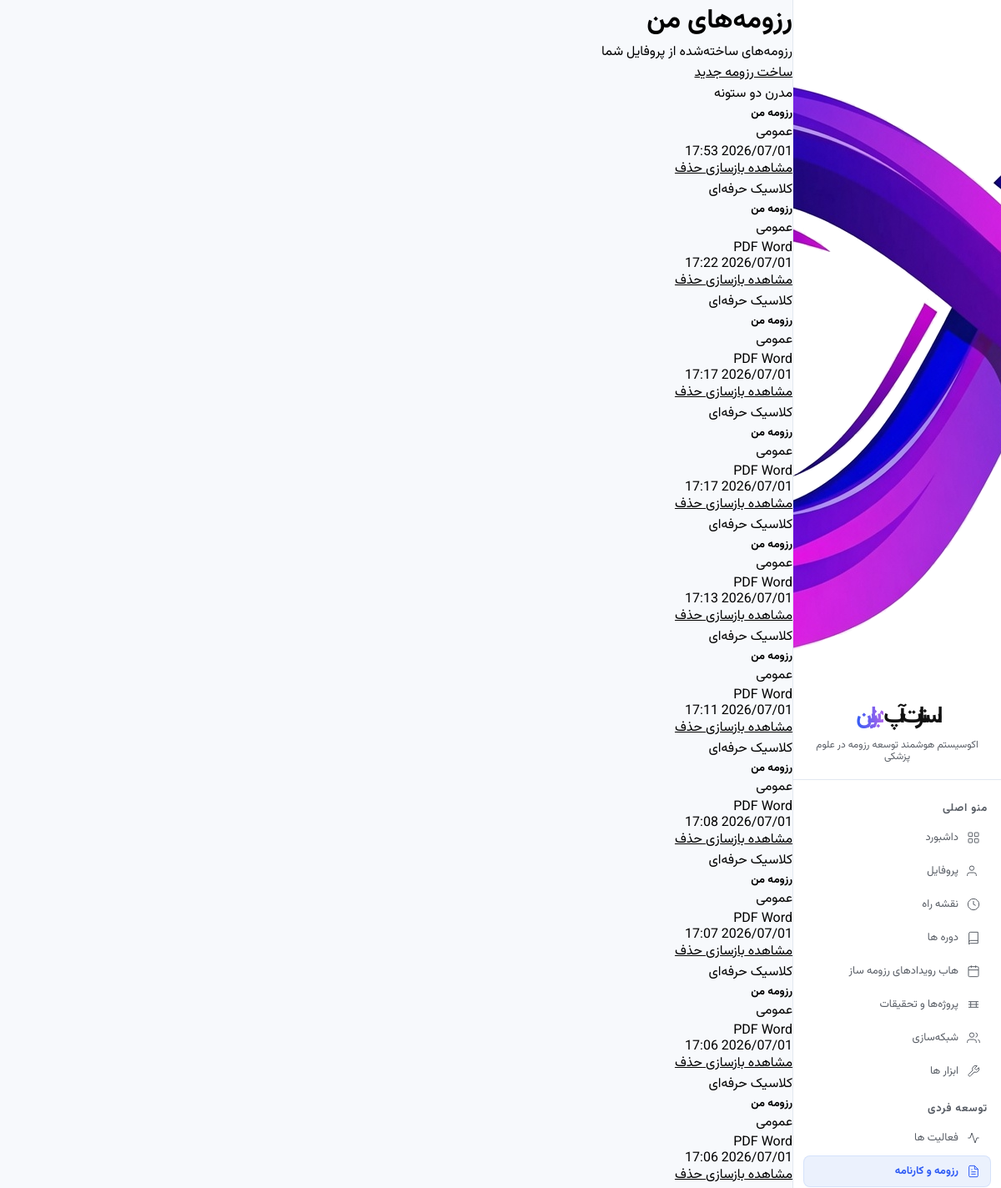
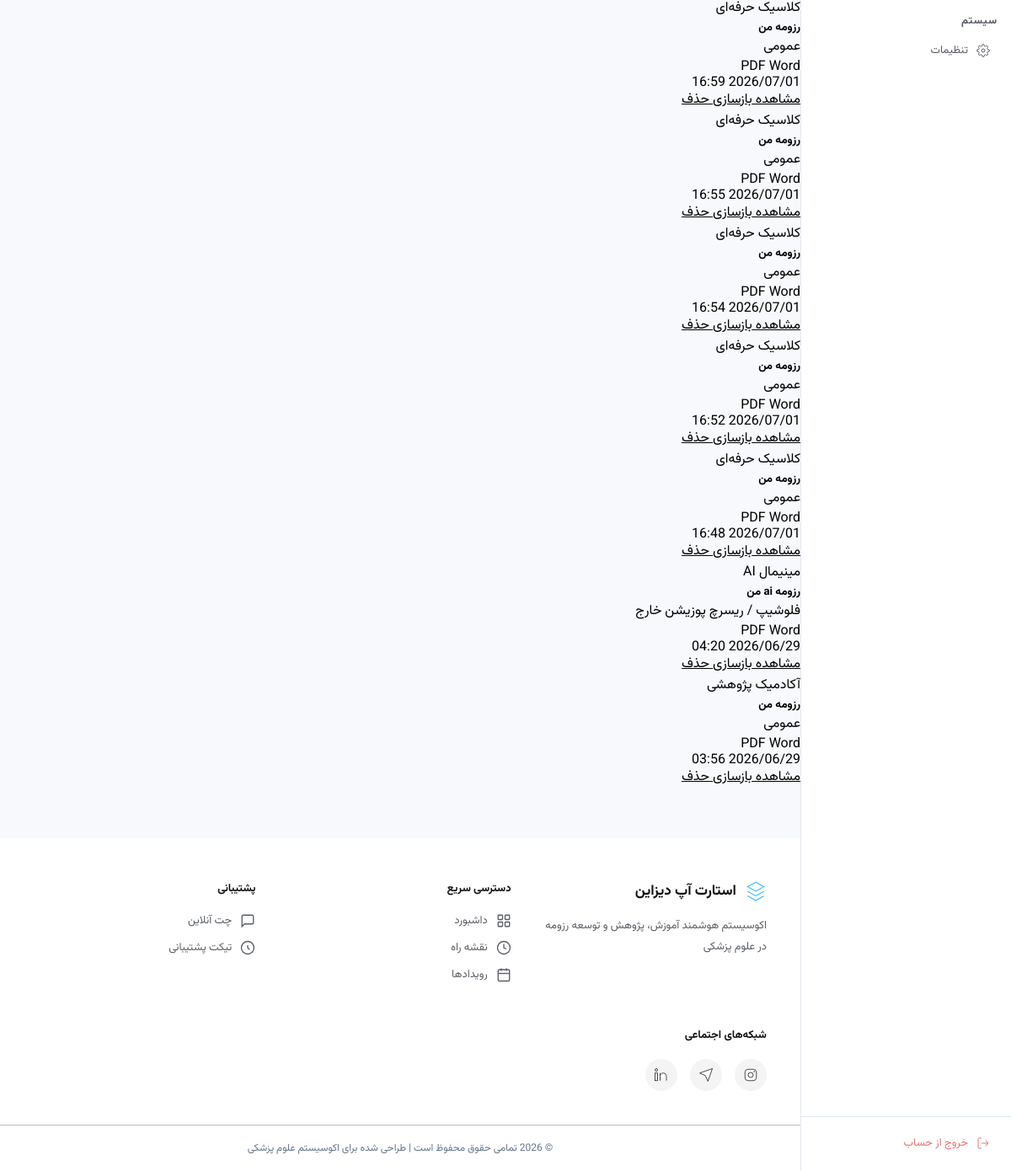
The app's page /resume/ (signed in) with its own data (2 pictures, top to bottom).
### resume/models.py (models this page shows, shortened)
class Resume(models.Model):
    user = models.ForeignKey(User, on_delete=models.CASCADE, related_name='resumes')
    title = models.CharField('عنوان رزومه', max_length=200, default='رزومه من')
    purpose = models.CharField('هدف رزومه', max_length=50, choices=PURPOSE_CHOICES, default='general')
    template = models.CharField('قالب رزومه', max_length=30, choices=TEMPLATE_CHOICES, default='classic')
    use_ai = models.BooleanField('استفاده از AI', default=False)
    ai_enhanced = models.BooleanField('بهبود یافته با AI', default=False)
    include_education = models.BooleanField('تحصیلات', default=True)
    include_articles = models.BooleanField('مقالات', default=True)
    include_presentations = models.BooleanField('ارائه‌ها', default=True)
    include_executive = models.BooleanField('سوابق اجرایی', default=True)
    include_training = models.BooleanField('دوره‌های آموزشی', default=True)
    include_clinical = models.BooleanField('سوابق بالینی', default=True)
    include_languages = models.BooleanField('زبان‌ها', default=True)
    include_skills = models.BooleanField('مهارت‌ها', default=True)
    include_extracurricular = models.BooleanField('فعالیت‌های فوق برنامه', default=True)
    ai_summary = models.TextField('خلاصه حرفه‌ای (AI)', blank=True)
    pdf_file = models.FileField('فایل PDF', upload_to='resumes/pdf/', blank=True, null=True)
    docx_file = models.FileField('فایل Word', upload_to='resumes/docx/', blank=True, null=True)
    created_at = models.DateTimeField(auto_now_add=True)
    updated_at = models.DateTimeField(auto_now=True)
    class Meta:
        verbose_name = 'رزومه'
        verbose_name_plural = 'رزومه‌ها'
        ordering = ['-created_at']

### resume/views.py (the view)
# urls.py: path('', views.resume_list, name='resume_list'),
@login_required
def resume_list(request):
    try:
        resumes = Resume.objects.filter(user=request.user)
        list(resumes[:1])  # trigger DB check safely
    except (OperationalError, ProgrammingError):
        resumes = []
    return render(request, 'resume/resume_list.html', {'resumes': resumes})

### templates/resume/resume_list.html (shortened to what this page needs)
{% extends "base.html" %}
{% load static %}
{% block content %}
<div class="rs-page" dir="rtl">
  <div class="container py-5">
    <div class="rs-page-header">
      <div class="pr-header-content">
        <h1 class="rs-page-title">رزومه‌های من</h1>
        <p class="rs-page-subtitle">رزومه‌های ساخته‌شده از پروفایل شما</p>
        <div class="pr-header-actions">
          <a href="{% url 'resume:resume_create' %}" class="rs-btn rs-btn-primary rs-btn-lg">
            ساخت رزومه جدید
          </a>
        </div>
      </div>
    </div>
    {% if resumes %}
    <div class="rs-grid">
      {% for resume in resumes %}
      <div class="col-md-6 col-lg-4">
        <div class="card rs-card rs-resume-card h-100">
          <div class="card-body rs-card-body">
            <div class="rs-resume-card-badges">
              <span class="rs-badge rs-badge-gray">{{ resume.get_template_display }}</span>
              {% if resume.ai_enhanced %}
              <span class="rs-badge rs-badge-orange">AI</span>
              {% endif %}
            </div>
            <h5 class="rs-card-title">{{ resume.title }}</h5>
            <p class="rs-card-meta">
              {{ resume.get_purpose_display }}
            </p>
            <div class="rs-inline-badges">
              {% if resume.pdf_file %}
              <span class="rs-badge rs-badge-red">
                PDF
              </span>
              {% endif %}
              {% if resume.docx_file %}
              <span class="rs-badge rs-badge-blue">
                Word
              </span>
              {% endif %}
            </div>
            <p class="rs-card-date">
              {{ resume.created_at|date:"Y/m/d H:i" }}
            </p>
          </div>
          <div class="card-footer rs-card-footer">
            <div class="rs-action-row">
              <a href="{% url 'resume:resume_detail' resume.pk %}"
                class="rs-btn rs-btn-outline-primary rs-btn-sm rs-flex-1">
                مشاهده
              </a>
              <a href="{% url 'resume:resume_regenerate' resume.pk %}" class="rs-btn rs-btn-outline-secondary rs-btn-sm"
                title="بازسازی">
                بازسازی
              </a>
              <a href="{% url 'resume:resume_delete' resume.pk %}" class="rs-btn rs-btn-outline-danger rs-btn-sm"
                title="حذف">
                حذف
              </a>
            </div>
          </div>
        </div>
      </div>
      {% endfor %}
    </div>
    {% endif %}
  </div>
</div>
{% endblock %}

### static/css/common.css (style rules this page uses)
*, *::before, *::after { box-sizing: border-box; margin: 0; padding: 0; }
html { scroll-behavior: smooth; }
:root { --gap: 26px; --gap-xs: calc(var(--gap) * 0.3); --gap-sm: calc(var(--gap) - 2px); --gap-smm: calc(var(--gap) - 6px); --gap-smmm: calc(var(--gap) - 12px); --gap-md: calc(var(--gap) * 0.75); --gap-lg: calc(var(--gap) + 2px); --gap-lgg: calc(var(--gap) + 6px); --gap-lggg: calc(var(--gap) + 12px); --gap-xl: calc(var(--gap) * 2); --gap-2xl: calc(var(--gap) * 3); --text: 8px; --text-xs: calc(var(--text) + 0px); --text-sm: calc(var(--text) + 1px); --text-base: calc(var(--text) + 2px); --text-lg: calc(var(--text) + 3px); --text-xl: calc(var(--text) + 4px); --text-2xl: calc(var(--text) + 5px); --text-3xl: calc(var(--text) + 7px); --text-4xl: calc(var(--text) + 9px); --text-5xl: calc(var(--text) + 11px); --text-6xl: calc(var(--text) + 15px); --text-7xl: calc(var(--text) + 20px); --bg-page: #eef0f5; --card: #ffffff; --card-soft: #f5f6fa; --line: #dbdada80; --bg: #F7F9FC; --white: #FFFFFF; --black: #111111; --paper: #f7f9fb; --ink: #20233F; --ink-900: #171b2e; --ink-700: #383d52; --ink-600: #5c6170; --ink-mid: #3a4a5a; --ink-400: #9498a6; --ink-200: #d7dae3; --ink-100: #eef0f5; --ink-muted: #8a9bac; --muted: #767b98; --text-1: #2D3748; --text-2: #3e4147; --text-muted: #595e66; --primary: #2f5cf5; --primary-ink: #1f3fc9; --primary-soft: #dee6ff; --primary-softer: #eef1ff; --primary-light: #EBF1FD; --primary-dark: var(--primary-ink); --primary-hover: var(--primary-ink); --accent: #7EC8C8; --accent-2: #00b89c; --accent-light: #E8F7F7; --blue: #3E63DD; --blue-soft: #7C93F5; --green: #1ea672; --green-soft: #dbf3ea; --red: #e0553f; --red-soft: #fbe2de; --red-deep: #B91C1C; --danger: #e84040; --amber: #c98a1e; --amber-soft: #faedd6; --purple: #ac63ea; --purple-deep: #5B21B6; --purple-soft: rgba(172, 99, 234, 0.12); --gold: #b8873a; --gold-soft: #f6ecda; --bg-1: #eef1ff; --bg-2: #f3eefc; --bg-card: var(--card); --card-bg: var(--card); --page-bg: var(--bg-page); --sidebar-bg: #FFFFFF; --border: #E2E8F0; --rule: #dde4ec; --radius: 10px; --radius-sm: 8px; --radius-card: 22px; --radius-lg: 26px; --radius-md: 16px; --sd-radius-lg: 20px; --sd-radius-md: 14px; --sd-radius-sm: 9px; --shadow-box: 0 2px 4px rgba(0, 0, 0, 0.05); --shadow-sm: 0 4px 10px rgba(20, 26, 46, .02); --shadow: 0 2px 8px rgba(91, 141, 239, 0.10); --shadow-md: 0 10px 30px rgba(20, 26, 46, .08); --shadow-card: 0 2px 12px rgba(47, 92, 245, .07), 0 1px 3px rgba(23, 27, 46, .06); --shadow-btn: 0 2px 8px rgba(47, 92, 245, .25); --shadow-elevated: 0 6px 24px rgba(47, 92, 245, .12), 0 2px 6px rgba(47, 92, 245, .06); --shadow-hover: 0 12px 32px rgba(47, 92, 245, .14); --shadow-lg: 0 20px 48px rgba(47, 92, 245, 0.14); --shadow-glow: 0 0 0 6px var(--primary-softer); --sd-shadow: 0 2px 12px rgba(47, 92, 245, .07); --sd-shadow-md: 0 4px 24px rgba(47, 92, 245, .11); --transition: 0.15s ease; --ease: cubic-bezier(.22, 1, .36, 1); --sd-primary: var(--primary); --sd-primary-soft: var(--primary-soft); --sd-green: var(--green); --sd-green-soft: var(--green-soft); --sd-amber: var(--amber); --sd-amber-soft: var(--amber-soft); --sd-red: var(--red); --sd-red-soft: var(--red-soft); --sd-ink-900: var(--ink-900); --sd-ink-600: var(--ink-600); --sd-ink-400: var(--ink-400); --sd-ink-200: var(--ink-200); --sd-bg: var(--bg-page); --sd-white: var(--card); }
body { background: var(--bg); color: var(--text); min-height: 100vh; display: flex; }
html, body, p, span, div, h1, td, h2, h3, h4, h5, h6, a, li, ul, ol, label, small, medium, strong, em, b, i, blockquote, q, cite, code, pre, button, input, textarea, select, option { font-family: "Vazirmatn", "Roboto", sans-serif; }
* { scrollbar-width: thin; scrollbar-color: var(--ink-200) transparent; box-sizing: border-box; }
a { color: inherit; }

### records on screen
Resume: template "مدرن دو ستونه", title "رزومه من", purpose "عمومی", created_at "2026/07/01 17:53"
Resume: template "کلاسیک حرفه‌ای", title "رزومه من", purpose "عمومی", shows "PDF", shows "Word", created_at "2026/07/01 17:22"
Resume: template "کلاسیک حرفه‌ای", title "رزومه من", purpose "عمومی", shows "PDF", shows "Word", created_at "2026/07/01 17:17"
Resume: template "کلاسیک حرفه‌ای", title "رزومه من", purpose "عمومی", shows "PDF", shows "Word", created_at "2026/07/01 17:17"
Resume: template "کلاسیک حرفه‌ای", title "رزومه من", purpose "عمومی", shows "PDF", shows "Word", created_at "2026/07/01 17:13"
Resume: template "کلاسیک حرفه‌ای", title "رزومه من", purpose "عمومی", shows "PDF", shows "Word", created_at "2026/07/01 17:11"
Resume: template "کلاسیک حرفه‌ای", title "رزومه من", purpose "عمومی", shows "PDF", shows "Word", created_at "2026/07/01 17:08"
Resume: template "کلاسیک حرفه‌ای", title "رزومه من", purpose "عمومی", shows "PDF", shows "Word", created_at "2026/07/01 17:07"
Resume: template "کلاسیک حرفه‌ای", title "رزومه من", purpose "عمومی", shows "PDF", shows "Word", created_at "2026/07/01 17:06"
Resume: template "کلاسیک حرفه‌ای", title "رزومه من", purpose "عمومی", shows "PDF", shows "Word", created_at "2026/07/01 17:06"
Resume: template "کلاسیک حرفه‌ای", title "رزومه من", purpose "عمومی", shows "PDF", shows "Word", created_at "2026/07/01 16:59"
Resume: template "کلاسیک حرفه‌ای", title "رزومه من", purpose "عمومی", shows "PDF", shows "Word", created_at "2026/07/01 16:55"
Resume: template "کلاسیک حرفه‌ای", title "رزومه من", purpose "عمومی", shows "PDF", shows "Word", created_at "2026/07/01 16:54"
Resume: template "کلاسیک حرفه‌ای", title "رزومه من", purpose "عمومی", shows "PDF", shows "Word", created_at "2026/07/01 16:52"
Resume: template "کلاسیک حرفه‌ای", title "رزومه من", purpose "عمومی", shows "PDF", shows "Word", created_at "2026/07/01 16:48"
Resume: template "مینیمال", ai_enhanced "AI", title "رزومه ai من", purpose "فلوشیپ / ریسرچ پوزیشن خارج", shows "PDF", shows "Word", created_at "2026/06/29 04:20"
Resume: template "آکادمیک پژوهشی", title "رزومه من", purpose "عمومی", shows "PDF", shows "Word", created_at "2026/06/29 03:56"
